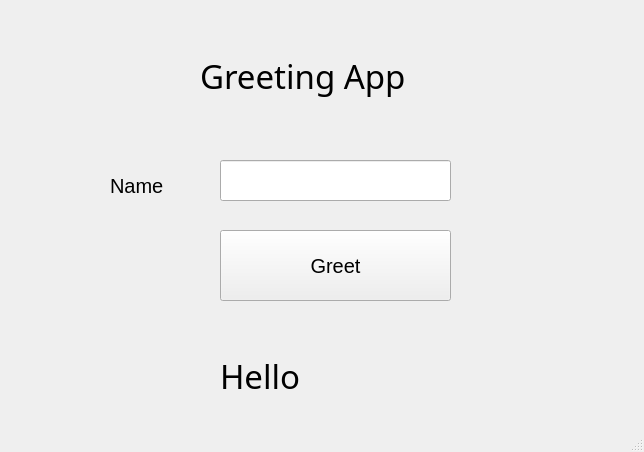
<?xml version="1.0" encoding="UTF-8"?>
<ui version="4.0">
 <class>MainWindow</class>
 <widget class="QMainWindow" name="MainWindow">
  <property name="geometry">
   <rect>
    <x>0</x>
    <y>0</y>
    <width>644</width>
    <height>452</height>
   </rect>
  </property>
  <property name="windowTitle">
   <string>MainWindow</string>
  </property>
  <widget class="QWidget" name="centralwidget">
   <widget class="QLabel" name="label">
    <property name="geometry">
     <rect>
      <x>200</x>
      <y>50</y>
      <width>241</width>
      <height>51</height>
     </rect>
    </property>
    <property name="font">
     <font>
      <family>MS Gothic</family>
      <pointsize>25</pointsize>
     </font>
    </property>
    <property name="text">
     <string>Greeting App</string>
    </property>
   </widget>
   <widget class="QLabel" name="label_2">
    <property name="geometry">
     <rect>
      <x>110</x>
      <y>160</y>
      <width>111</width>
      <height>51</height>
     </rect>
    </property>
    <property name="font">
     <font>
      <pointsize>15</pointsize>
     </font>
    </property>
    <property name="text">
     <string>Name</string>
    </property>
   </widget>
   <widget class="QLineEdit" name="nameTextBox">
    <property name="geometry">
     <rect>
      <x>220</x>
      <y>160</y>
      <width>231</width>
      <height>41</height>
     </rect>
    </property>
   </widget>
   <widget class="QPushButton" name="greetButton">
    <property name="geometry">
     <rect>
      <x>220</x>
      <y>230</y>
      <width>231</width>
      <height>71</height>
     </rect>
    </property>
    <property name="font">
     <font>
      <pointsize>15</pointsize>
     </font>
    </property>
    <property name="text">
     <string>Greet</string>
    </property>
   </widget>
   <widget class="QLabel" name="messageLabel">
    <property name="geometry">
     <rect>
      <x>220</x>
      <y>350</y>
      <width>241</width>
      <height>51</height>
     </rect>
    </property>
    <property name="font">
     <font>
      <family>MS Gothic</family>
      <pointsize>25</pointsize>
     </font>
    </property>
    <property name="text">
     <string>Hello</string>
    </property>
   </widget>
  </widget>
  <widget class="QMenuBar" name="menubar">
   <property name="geometry">
    <rect>
     <x>0</x>
     <y>0</y>
     <width>644</width>
     <height>22</height>
    </rect>
   </property>
  </widget>
  <widget class="QStatusBar" name="statusbar"/>
 </widget>
 <resources/>
 <connections/>
</ui>
